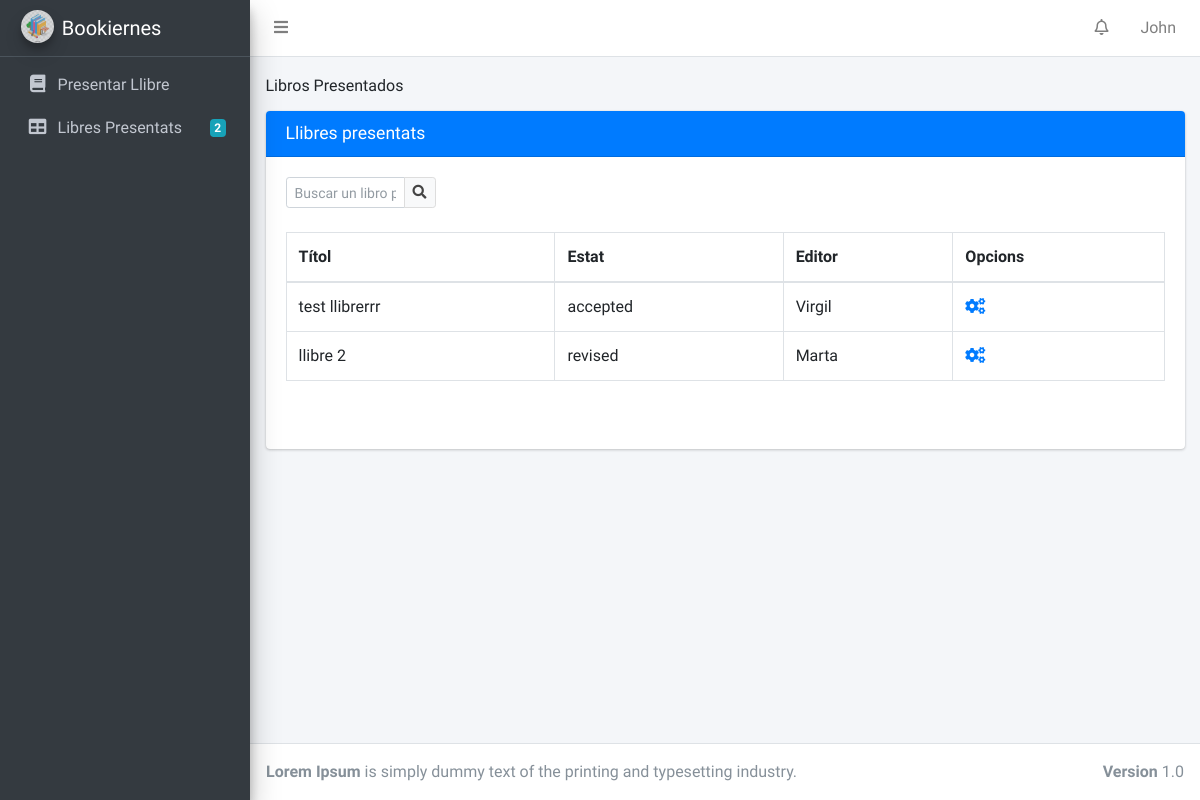
/writer_published/ (signed in), run on the app's committed database.
### BookiernesApp/models.py (models this page shows, shortened)
class User(AbstractUser):
    USER_TYPE_CHOICES = [('writer', 'Escritor'), ('editor', 'Editor'), ('main_editor', 'Escriptor principal'),
                         ('main_graphic_designer', 'Main Graphic Designer'), ('graphic_designer', 'Graphic Designer'),
                         ('it', 'IT'), ('subscribed_reader', 'Lector Subscrit')]
    user_type = models.CharField(
        max_length=255,
        choices=USER_TYPE_CHOICES,
        default='writer',
    )
    path_profile_photo = models.FileField(upload_to='profile_photo', null=True, blank=True)
    activated = models.BooleanField(default=True)
    def get_user_type_name(self):
        return dict(self.USER_TYPE_CHOICES)[self.user_type]

class Writer(models.Model):
    user = models.OneToOneField(User, on_delete=models.CASCADE, null=True, related_name='writer_profile')
    name = models.CharField(max_length=255)
    def get_presented_books(self):
        return Book.objects.all().filter(author=self)

class Book(models.Model):
    BOOK_STATUSES = [('presented', 'Presentat'), ('revised', 'Revisat'), ('modifying', 'Modificant'),
                     ('accepted', 'Aceptat'), ('rejected', 'Rebutjat'), ('published', 'Publicat'),
                     ('designing', 'Maquetacio'),
                     ('new_version', 'New Version')]
    title = models.CharField(null=True, max_length=255, blank=True)
    author = models.ForeignKey(Writer, null=True, on_delete=models.PROTECT, blank=True)
    assigned_to = models.ForeignKey(Editor, null=True, on_delete=models.PROTECT, related_name='books_assigned',
                                    blank=True)
    book_status = models.CharField(null=True, max_length=255, choices=BOOK_STATUSES, blank=True)
    description = models.TextField(null=True, blank=True)
    theme = models.ForeignKey(Theme, null=True, on_delete=models.PROTECT, related_name='books_themes', blank=True)
    path = models.FileField(upload_to='book', null=True, blank=True)
    main_editor_comment = models.TextField(null=True, blank=True)
    designer_assigned_to = models.ForeignKey(GraphicDesigner, null=True, on_delete=models.PROTECT,
                                             related_name='designer_books_assigned',
                                             blank=True)
    book_to_design = models.FileField(upload_to='book_to_design', null=True, blank=True)
    book_designed = models.FileField(upload_to='book_designed', null=True, blank=True)
    cover_image = models.ForeignKey(Image, null=True, on_delete=models.PROTECT, blank=True)
    language = models.CharField(null=True, max_length=255, blank=True)
    number_of_pages = models.IntegerField(null=True, blank=True)
    ISBN = models.CharField(null=True, max_length=13, blank=True)

class Editor(models.Model):
    user = models.OneToOneField(User, on_delete=models.CASCADE, null=True, related_name='editor_profile')
    assigned_theme = models.ForeignKey(Theme, null=True, on_delete=models.CASCADE)
    name = models.CharField(max_length=255)

### BookiernesApp/views/writer_views.py (the view)
# urls.py: url(r'^writer_published/$', login_required(PublishedBooks.as_view()), name='writer_published_books'),
@method_decorator([login_required, writer_required], name='dispatch')
class PublishedBooks(ListView):
    template_name = 'html_templates/Escriptor/Escriptor_LibrosPresentados.html'
    paginate_by = 3
    def get_queryset(self):
        try:
            return Book.objects.filter( author_id= Writer.objects.get(user_id=self.request.user.id).id )
        except:
            return 0

### BookiernesApp/templates/html_templates/Escriptor/Escriptor_LibrosPresentados.html (shortened to what this page needs)
{% extends "html_templates/Blocks/Base.html" %}
{% block head %}
    <link rel="stylesheet" href="../../../static/BookiernesApp/css/all.min.css">
    <link rel="stylesheet" href="https://use.fontawesome.com/releases/v5.7.0/css/all.css"
>
    <link rel="stylesheet" href="../../../static/BookiernesApp/css/adminlte.min.css">
{% endblock %}
 {% block content %}
  <div class="content-wrapper">
    <div class="content-header">
      <div class="container-fluid">
        <ol class="breadcrumb float-sm-left">
              <li class="breadcrumb-item">Libros Presentados</li>
        </ol>
      </div>
    </div>
<br>
    <section class="content">
        <div class="container-fluid">
              <div class="card card-primary">
                <div class="card-header">
                  <h3 class="card-title">Llibres presentats</h3>
                </div>
              <div class="card-body">
                <from  action=" " method="GET" >
                <div class="input-group input-group-sm" style="width: 150px;">
                    <input type="text" name="value_search" class="form-control float-right" placeholder="Buscar un libro por su titulo">
                    <div class="input-group-append">
                      <button type="submit" class="btn btn-default" value="Submit">
                        <i class="fas fa-search"></i>
                      </button>
                    </div>
                  </div>
                  </from>
                {% if user.writer_profile.get_presented_books.count > 0 %}
                <table class="table table-bordered">
                    <thead>
                      <tr>
                        <th>Títol</th>
                        <th>Estat</th>
                        <th>Editor</th>
                        <th>Opcions</th>
                      </tr>
                    </thead>
                    <tbody>
                      {% for b in page_obj %}
                      <tr>
                        <td>{{b.title}}</td>
                        <td>{{ b.book_status}}</td>
                        {% if b.assigned_to == None %}
                          <td> </td>
                        {% else %}
                         <td> {{ b.assigned_to.user.first_name }} {{ b.assigned_to.user.last_name }} </td>
                        {% endif %}
                        <td><a href="{% url 'BookiernesApp:books' b.id %}"><i class="nav-icon fas fa-cogs"></i></a>
                        </td>
                      </tr>
                      {% endfor %}
                    </tbody>
                  </table>
                  <br>
                  <br>
            {% else %}
              <br>  <br>
            <p class="text-center"> No hay nigul libro publicado en este momento </p>
            <br>  <br>
            {% endif %}
                </div>
              </div>
        </div>
  </div>
{% endblock %}

### BookiernesApp/templates/html_templates/Blocks/Base.html (shortened to what this page needs)
<!DOCTYPE html>
<html lang="en">
<head>
    {% block head %}
    {% endblock %}
</head>
<body class="hold-transition sidebar-mini layout-fixed">
<div class="wrapper">
    <nav class="main-header navbar navbar-expand navbar-white navbar-light">
        <ul class="navbar-nav">
            <li class="nav-item">
                <a class="nav-link" data-widget="pushmenu" href="#" role="button"><i class="fas fa-bars"></i></a>
            </li>
        </ul>
        <ul class="navbar-nav ml-auto">
            <li class="nav-item dropdown">
                <a class="nav-link" data-toggle="dropdown" href="#">
                    <i class="far fa-bell"></i>
                </a>
            </li>
            <li class="nav-item dropdown">
                <a class="nav-link" data-toggle="dropdown" href="#">
                    {{ user.first_name }}
                </a>
            </li>
        </ul>
    </nav>
    <aside class="main-sidebar sidebar-dark-primary elevation-4">
        <a href="#" class="brand-link">
            <img src="../../../static/BookiernesApp/img/logo_Bookiernes.png" alt="Bookiernes Logo"
                 class="brand-image img-circle elevation-3" style="opacity: .8">
            <span class="brand-text font-weight-light">Bookiernes</span>
        </a>
        <div class="sidebar">
            <nav class="mt-2">
                <ul class="nav nav-pills nav-sidebar flex-column" data-widget="treeview" role="menu"
                    data-accordion="false">
                    {% if  user.user_type == 'writer' %}
                        <li class="nav-item">
                            <a href="{% url 'BookiernesApp:writer_publish_book' %}" class="nav-link">
                                <i class="nav-icon fas fa-book"></i>
                                <p>
                                    Presentar Llibre
                                </p>
                            </a>
                        </li>
                        <li class="nav-item">
                            <a href="{% url 'BookiernesApp:writer_published_books' %}" class="nav-link">
                                <i class="nav-icon fas fa-table"></i>
                                <p>
                                    Libres Presentats
                                    {% if user.writer_profile.get_presented_books.count > 0 %}
                                        <span class="badge badge-info right">{{ user.writer_profile.get_presented_books.count }}</span>
                                    {% endif %}
                                </p>
                            </a>
                        </li>
                    {% endif %}
                </ul>
            </nav>
        </div>
    </aside>
    {% block content %}
    {% endblock %}
    <footer class="main-footer">
        <strong>Lorem Ipsum</strong>
        is simply dummy text of the printing and typesetting industry.
        <div class="float-right d-none d-sm-inline-block">
            <strong>Version</strong> 1.0
        </div>
    </footer>
</div>
</body>
</html>

### data on the page
User: first_name "John", writer_profile.get_presented_books.count "2"
Book: title "test llibrerrr", book_status "accepted", assigned_to.user.first_name "Virgil"
Book: title "llibre 2", book_status "revised", assigned_to.user.first_name "Marta"
